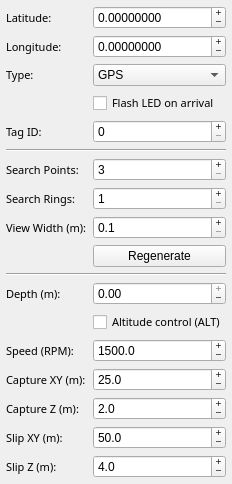
<?xml version="1.0" encoding="UTF-8"?>
<ui version="4.0">
  <class>coug_waypoint_editor</class>
  <widget class="QDialog" name="coug_waypoint_editor">
    <property name="geometry">
      <rect>
        <x>0</x>
        <y>0</y>
        <width>260</width>
        <height>0</height>
      </rect>
    </property>

    <property name="windowTitle">
      <string>Waypoint</string>
    </property>
    <layout class="QGridLayout" name="gridLayout">
      <property name="sizeConstraint">
        <enum>QLayout::SetFixedSize</enum>
      </property>
      <property name="leftMargin">
        <number>6</number>
      </property>
      <property name="topMargin">
        <number>6</number>
      </property>
      <property name="rightMargin">
        <number>6</number>
      </property>
      <property name="bottomMargin">
        <number>6</number>
      </property>
      <property name="verticalSpacing">
        <number>6</number>
      </property>

      <item row="0" column="0">
        <widget class="QLabel" name="lat_label">
          <property name="font">
            <font>
              <family>Sans Serif</family>
              <pointsize>8</pointsize>
            </font>
          </property>
          <property name="text">
            <string>Latitude:</string>
          </property>
        </widget>
      </item>
      <item row="0" column="1">
        <widget class="QDoubleSpinBox" name="lat_editor">
          <property name="decimals">
            <number>8</number>
          </property>
          <property name="minimum">
            <double>-90.0</double>
          </property>
          <property name="maximum">
            <double>90.0</double>
          </property>
          <property name="singleStep">
            <double>0.00001</double>
          </property>
          <property name="buttonSymbols">
            <enum>QAbstractSpinBox::PlusMinus</enum>
          </property>
        </widget>
      </item>

      <item row="1" column="0">
        <widget class="QLabel" name="lon_label">
          <property name="font">
            <font>
              <family>Sans Serif</family>
              <pointsize>8</pointsize>
            </font>
          </property>
          <property name="text">
            <string>Longitude:</string>
          </property>
        </widget>
      </item>
      <item row="1" column="1">
        <widget class="QDoubleSpinBox" name="lon_editor">
          <property name="decimals">
            <number>8</number>
          </property>
          <property name="minimum">
            <double>-180.0</double>
          </property>
          <property name="maximum">
            <double>180.0</double>
          </property>
          <property name="singleStep">
            <double>0.00001</double>
          </property>
          <property name="buttonSymbols">
            <enum>QAbstractSpinBox::PlusMinus</enum>
          </property>
        </widget>
      </item>

      <item row="2" column="0">
        <widget class="QLabel" name="type_label">
          <property name="font">
            <font>
              <family>Sans Serif</family>
              <pointsize>8</pointsize>
            </font>
          </property>
          <property name="text">
            <string>Type:</string>
          </property>
        </widget>
      </item>
      <item row="2" column="1">
        <widget class="QComboBox" name="type_selector">
          <property name="editable">
            <bool>false</bool>
          </property>
          <item>
            <property name="text">
              <string>GPS</string>
            </property>
          </item>
          <item>
            <property name="text">
              <string>ArUco</string>
            </property>
          </item>
        </widget>
      </item>

      <item row="3" column="1">
        <widget class="QCheckBox" name="flash_toggle">
          <property name="font">
            <font>
              <family>Sans Serif</family>
              <pointsize>8</pointsize>
            </font>
          </property>
          <property name="text">
            <string>Flash LED on arrival</string>
          </property>
        </widget>
      </item>

      <item row="4" column="0">
        <widget class="QLabel" name="tag_label">
          <property name="font">
            <font>
              <family>Sans Serif</family>
              <pointsize>8</pointsize>
            </font>
          </property>
          <property name="text">
            <string>Tag ID:</string>
          </property>
        </widget>
      </item>
      <item row="4" column="1">
        <widget class="QSpinBox" name="tag_editor">
          <property name="minimum">
            <number>0</number>
          </property>
          <property name="maximum">
            <number>65535</number>
          </property>
          <property name="buttonSymbols">
            <enum>QAbstractSpinBox::PlusMinus</enum>
          </property>
        </widget>
      </item>

      <item row="5" column="0" colspan="2">
        <widget class="QFrame" name="separator_search_top">
          <property name="frameShape">
            <enum>QFrame::HLine</enum>
          </property>
          <property name="frameShadow">
            <enum>QFrame::Sunken</enum>
          </property>
        </widget>
      </item>

      <item row="6" column="0">
        <widget class="QLabel" name="search_points_label">
          <property name="font">
            <font>
              <family>Sans Serif</family>
              <pointsize>8</pointsize>
            </font>
          </property>
          <property name="text">
            <string>Search Points:</string>
          </property>
        </widget>
      </item>
      <item row="6" column="1">
        <widget class="QSpinBox" name="search_points_editor">
          <property name="minimum">
            <number>3</number>
          </property>
          <property name="maximum">
            <number>49</number>
          </property>
          <property name="buttonSymbols">
            <enum>QAbstractSpinBox::PlusMinus</enum>
          </property>
        </widget>
      </item>

      <item row="7" column="0">
        <widget class="QLabel" name="search_rings_label">
          <property name="font">
            <font>
              <family>Sans Serif</family>
              <pointsize>8</pointsize>
            </font>
          </property>
          <property name="text">
            <string>Search Rings:</string>
          </property>
        </widget>
      </item>
      <item row="7" column="1">
        <widget class="QSpinBox" name="search_rings_editor">
          <property name="minimum">
            <number>1</number>
          </property>
          <property name="maximum">
            <number>10</number>
          </property>
          <property name="buttonSymbols">
            <enum>QAbstractSpinBox::PlusMinus</enum>
          </property>
        </widget>
      </item>

      <item row="8" column="0">
        <widget class="QLabel" name="search_view_width_label">
          <property name="font">
            <font>
              <family>Sans Serif</family>
              <pointsize>8</pointsize>
            </font>
          </property>
          <property name="text">
            <string>View Width (m):</string>
          </property>
        </widget>
      </item>
      <item row="8" column="1">
        <widget class="QDoubleSpinBox" name="search_view_width_editor">
          <property name="decimals">
            <number>1</number>
          </property>
          <property name="minimum">
            <double>0.1</double>
          </property>
          <property name="maximum">
            <double>9999.990000000000009</double>
          </property>
          <property name="buttonSymbols">
            <enum>QAbstractSpinBox::PlusMinus</enum>
          </property>
        </widget>
      </item>

      <item row="9" column="1">
        <widget class="QPushButton" name="regenerate">
          <property name="text">
            <string>Regenerate</string>
          </property>
          <property name="autoDefault">
            <bool>false</bool>
          </property>
        </widget>
      </item>

      <item row="10" column="0" colspan="2">
        <widget class="QFrame" name="separator_search_bottom">
          <property name="frameShape">
            <enum>QFrame::HLine</enum>
          </property>
          <property name="frameShadow">
            <enum>QFrame::Sunken</enum>
          </property>
        </widget>
      </item>

      <item row="11" column="0">
        <widget class="QLabel" name="depth_label">
          <property name="font">
            <font>
              <family>Sans Serif</family>
              <pointsize>8</pointsize>
            </font>
          </property>
          <property name="text">
            <string>Depth (m):</string>
          </property>
        </widget>
      </item>
      <item row="11" column="1">
        <widget class="QDoubleSpinBox" name="depth_editor">
          <property name="decimals">
            <number>2</number>
          </property>
          <property name="minimum">
            <double>-9999.990000000000009</double>
          </property>
          <property name="maximum">
            <double>0.0</double>
          </property>
          <property name="buttonSymbols">
            <enum>QAbstractSpinBox::PlusMinus</enum>
          </property>
        </widget>
      </item>

      <item row="12" column="1">
        <widget class="QCheckBox" name="altitude_mode">
          <property name="font">
            <font>
              <family>Sans Serif</family>
              <pointsize>8</pointsize>
            </font>
          </property>
          <property name="text">
            <string>Altitude control (ALT)</string>
          </property>
        </widget>
      </item>

      <item row="13" column="0">
        <widget class="QLabel" name="speed_label">
          <property name="font">
            <font>
              <family>Sans Serif</family>
              <pointsize>8</pointsize>
            </font>
          </property>
          <property name="text">
            <string>Speed (RPM):</string>
          </property>
        </widget>
      </item>
      <item row="13" column="1">
        <widget class="QDoubleSpinBox" name="speed_editor">
          <property name="decimals">
            <number>1</number>
          </property>
          <property name="minimum">
            <double>0.0</double>
          </property>
          <property name="maximum">
            <double>1525.0</double>
          </property>
          <property name="value">
            <double>1500.0</double>
          </property>
          <property name="buttonSymbols">
            <enum>QAbstractSpinBox::PlusMinus</enum>
          </property>
        </widget>
      </item>

      <item row="14" column="0">
        <widget class="QLabel" name="capture_radius_label">
          <property name="font">
            <font>
              <family>Sans Serif</family>
              <pointsize>8</pointsize>
            </font>
          </property>
          <property name="text">
            <string>Capture XY (m):</string>
          </property>
        </widget>
      </item>
      <item row="14" column="1">
        <widget class="QDoubleSpinBox" name="capture_radius_editor">
          <property name="decimals">
            <number>1</number>
          </property>
          <property name="minimum">
            <double>0.1</double>
          </property>
          <property name="maximum">
            <double>9999.990000000000009</double>
          </property>
          <property name="value">
            <double>25.0</double>
          </property>
          <property name="buttonSymbols">
            <enum>QAbstractSpinBox::PlusMinus</enum>
          </property>
        </widget>
      </item>

      <item row="15" column="0">
        <widget class="QLabel" name="capture_radius_z_label">
          <property name="font">
            <font>
              <family>Sans Serif</family>
              <pointsize>8</pointsize>
            </font>
          </property>
          <property name="text">
            <string>Capture Z (m):</string>
          </property>
        </widget>
      </item>
      <item row="15" column="1">
        <widget class="QDoubleSpinBox" name="capture_radius_z_editor">
          <property name="decimals">
            <number>1</number>
          </property>
          <property name="minimum">
            <double>0.1</double>
          </property>
          <property name="maximum">
            <double>9999.990000000000009</double>
          </property>
          <property name="value">
            <double>2.0</double>
          </property>
          <property name="buttonSymbols">
            <enum>QAbstractSpinBox::PlusMinus</enum>
          </property>
        </widget>
      </item>

      <item row="16" column="0">
        <widget class="QLabel" name="slip_radius_label">
          <property name="font">
            <font>
              <family>Sans Serif</family>
              <pointsize>8</pointsize>
            </font>
          </property>
          <property name="text">
            <string>Slip XY (m):</string>
          </property>
        </widget>
      </item>
      <item row="16" column="1">
        <widget class="QDoubleSpinBox" name="slip_radius_editor">
          <property name="decimals">
            <number>1</number>
          </property>
          <property name="minimum">
            <double>0.1</double>
          </property>
          <property name="maximum">
            <double>9999.990000000000009</double>
          </property>
          <property name="value">
            <double>50.0</double>
          </property>
          <property name="buttonSymbols">
            <enum>QAbstractSpinBox::PlusMinus</enum>
          </property>
        </widget>
      </item>

      <item row="17" column="0">
        <widget class="QLabel" name="slip_radius_z_label">
          <property name="font">
            <font>
              <family>Sans Serif</family>
              <pointsize>8</pointsize>
            </font>
          </property>
          <property name="text">
            <string>Slip Z (m):</string>
          </property>
        </widget>
      </item>
      <item row="17" column="1">
        <widget class="QDoubleSpinBox" name="slip_radius_z_editor">
          <property name="decimals">
            <number>1</number>
          </property>
          <property name="minimum">
            <double>0.1</double>
          </property>
          <property name="maximum">
            <double>9999.990000000000009</double>
          </property>
          <property name="value">
            <double>4.0</double>
          </property>
          <property name="buttonSymbols">
            <enum>QAbstractSpinBox::PlusMinus</enum>
          </property>
        </widget>
      </item>
    </layout>
  </widget>

  <resources />
  <connections />
</ui>
